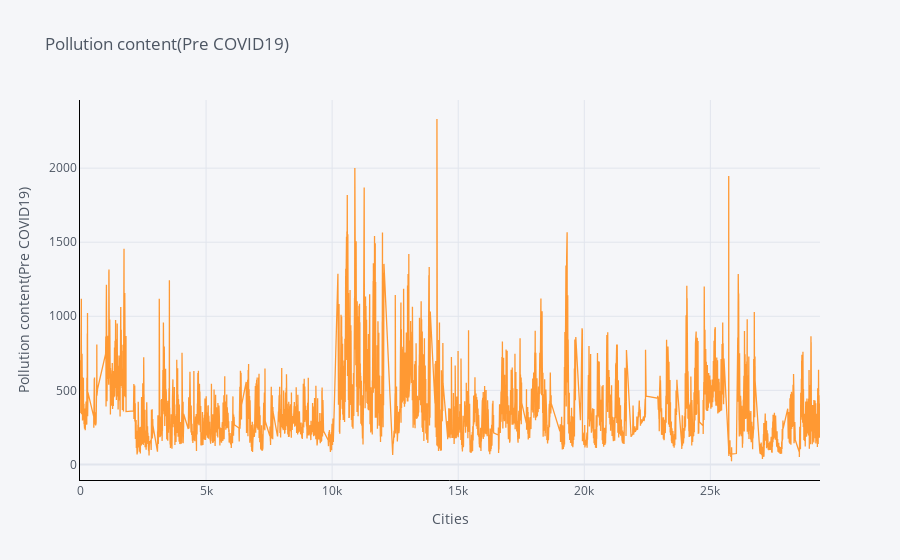

This figure's notebook cell:
### Code cell
from plotly.offline import init_notebook_mode, iplot 
df1 = new_df[new_df['Date'] <= ('2020-01-01')] 
df1['Pollution content(Pre COVID19)'] = new_df['PM2.5']+new_df['PM10']+new_df['NO']+new_df['NO2']+new_df['NOx']+new_df['NH3']+new_df['CO']+new_df['SO2']+new_df['O3']+new_df['Benzene']+new_df['Toluene']+new_df['Xylene']
df1.info()
def ploting(var):
    df1[var].iplot(title=var,xTitle='Cities',yTitle=var, linecolor='black', )
    plt.show()
ploting('Pollution content(Pre COVID19)')

### Figure 1 — Plotly figure (JSON) as saved in the notebook; plotly's stock layout.template omitted (floating-point values rounded to 4 significant figures; data arrays with more than 128 entries replaced by an {"elided": "..."} marker saying what was removed)
{"data": [{"line": {"color": "rgba(255, 153, 51, 1.0)", "dash": "solid", "shape": "linear", "width": 1.3}, "mode": "lines", "name": "Pollution content(Pre COVID19)", "text": "", "type": "scatter", "x": {"elided": "24908 int values"}, "y": {"elided": "24908 float values"}}], "layout": {"legend": {"bgcolor": "#F5F6F9", "font": {"color": "#4D5663"}}, "paper_bgcolor": "#F5F6F9", "plot_bgcolor": "#F5F6F9", "title": {"font": {"color": "#4D5663"}, "text": "Pollution content(Pre COVID19)"}, "xaxis": {"gridcolor": "#E1E5ED", "linecolor": "black", "showgrid": true, "tickfont": {"color": "#4D5663"}, "title": {"font": {"color": "#4D5663"}, "text": "Cities"}, "zerolinecolor": "#E1E5ED"}, "yaxis": {"gridcolor": "#E1E5ED", "linecolor": "black", "showgrid": true, "tickfont": {"color": "#4D5663"}, "title": {"font": {"color": "#4D5663"}, "text": "Pollution content(Pre COVID19)"}, "zerolinecolor": "#E1E5ED"}}}
